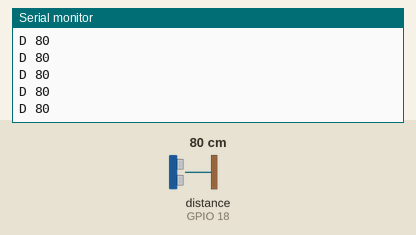
A sketch run on a simulated ESP32. On the bench: the last lines printed to the serial monitor. Wiring (inferred from the names in the program): ultrasonic range finder: trigger GPIO 5; echo GPIO 18. The inputs (shaded band) are chosen by the test bench; at power-on: distance to the obstacle (sensor on GPIO 18) 80 cm. The echo pulse lasts 58.3 µs per cm; WiFi joins after 1.5 s; servers stay silent unless stated; uploads are accepted with an empty reply.

Above: at 2.7 s.
2.8 s: distance to the obstacle (sensor on GPIO 18) set to 2 cm
At 3.01 s:
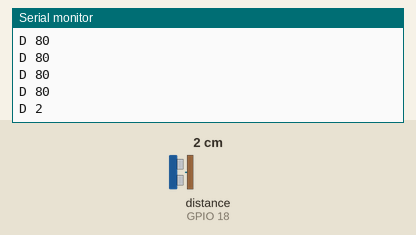
4.3 s: distance to the obstacle (sensor on GPIO 18) set to 4 cm
At 4.48 s:
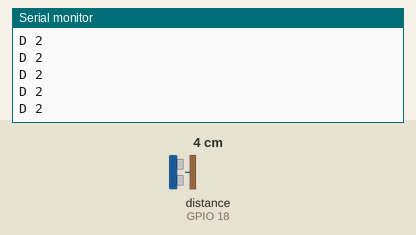
Timing chart, 0 to 7.3 s (numbered marks = the images above; inputs shaded):
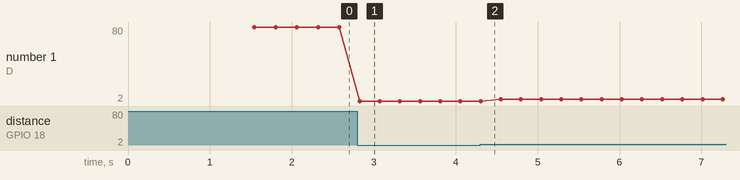

Measured:
- after the input at 2.8 s, the serial monitor: prints a new line at once (image 1)
- plotted number 1: 80 → 2 after the input at 2.8 s, 2 → 4 after the input at 4.3 s

The sketch:

sensor_wifi.ino
```cpp
// HC-SR04 proximity sensor for the truck dashboard (ESP32, WiFi).
// Rides on the truck; posts distance to the dashboard over WiFi. No USB after flashing.
//
// Wiring:  HC-SR04 VCC -> 5V (VIN)   GND -> GND   TRIG -> GPIO 5
//          ECHO -> 1k -> GPIO 18 -> 2k -> GND   (ECHO is 5 V, ESP32 pins are 3.3 V)
// Power:   any USB battery pack / 5 V source into the ESP32's USB or VIN.
//
// Fill in the three settings below, flash, then watch the "Person distance" tile.

#include <WiFi.h>
#include <HTTPClient.h>

const char* WIFI_SSID = "YOUR_WIFI_NAME";
const char* WIFI_PASS = "YOUR_WIFI_PASSWORD";
const char* DASHBOARD = "http://10.178.123.33:8642/api/proximity";   // the Mac's IP

const int TRIG = 5, ECHO = 18;
const unsigned long TIMEOUT_US = 25000;

long readOnce() {
  digitalWrite(TRIG, LOW);  delayMicroseconds(3);
  digitalWrite(TRIG, HIGH); delayMicroseconds(10);
  digitalWrite(TRIG, LOW);
  unsigned long us = pulseIn(ECHO, HIGH, TIMEOUT_US);
  return us == 0 ? -1 : (long)(us / 58);
}

long readMedian() {
  long a = readOnce(); delay(12);
  long b = readOnce(); delay(12);
  long c = readOnce();
  long lo = min(a, min(b, c)), hi = max(a, max(b, c));
  long med = a + b + c - lo - hi;
  return med < 0 ? hi : med;       // never hide a real echo behind a timeout
}

void connectWifi() {
  if (WiFi.status() == WL_CONNECTED) return;
  WiFi.begin(WIFI_SSID, WIFI_PASS);
  Serial.print("WiFi");
  for (int i = 0; i < 40 && WiFi.status() != WL_CONNECTED; i++) { delay(250); Serial.print("."); }
  Serial.println(WiFi.status() == WL_CONNECTED ? WiFi.localIP().toString() : " failed");
}

void setup() {
  Serial.begin(115200);
  pinMode(TRIG, OUTPUT); pinMode(ECHO, INPUT); digitalWrite(TRIG, LOW);
  WiFi.mode(WIFI_STA);
  connectWifi();
}

void loop() {
  long cm = readMedian();
  Serial.print("D "); Serial.println(cm);          // also works over USB if tethered
  connectWifi();
  if (WiFi.status() == WL_CONNECTED) {
    HTTPClient http;
    http.setConnectTimeout(300);
    http.setTimeout(300);
    http.begin(DASHBOARD);
    http.addHeader("Content-Type", "application/json");
    http.POST("{\"cm\":" + String(cm) + ",\"source\":\"wifi\"}");
    http.end();
  }
  delay(20);                                        // ~15-20 readings per second
}
```
